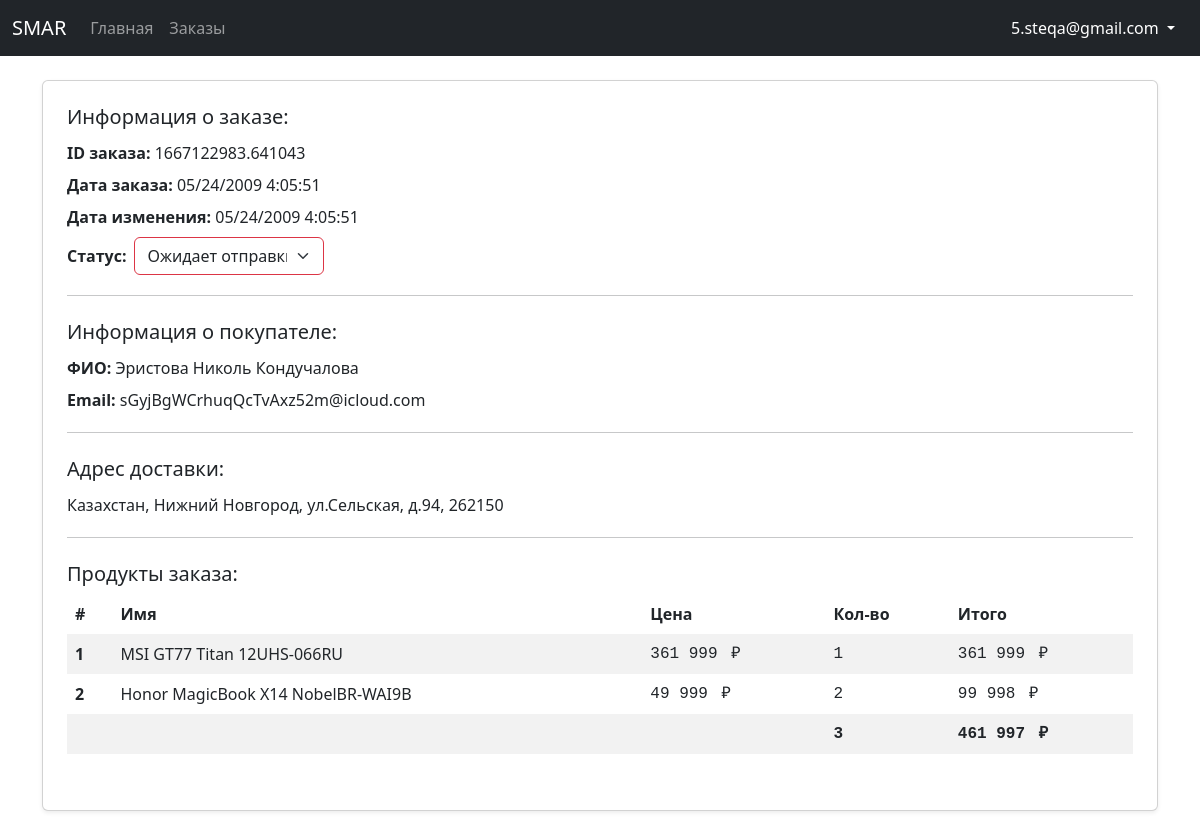
Page /dashboard/order/87/ (signed in) on the committed database.
### authentication/models.py (models this page shows)
class CustomUser(AbstractUser):
    email = models.EmailField(_('email address'), unique=True)
    fio = models.CharField(_('ФИО'), max_length=200)
    USERNAME_FIELD = 'email'
    REQUIRED_FIELDS = []

### store/models.py (models this page shows, shortened)
class Order(models.Model):
    ORDER_STATUSES = [
        (False, 'Не оформлен'),
        ('1', 'Ожидает отправки'),
        ('2', 'Отправлен'),
        ('3', 'Выполнен'),
    ]
    customer = models.ForeignKey(CustomUser, on_delete=models.SET_NULL, null=True)
    date_ordered = models.DateTimeField(auto_now_add=True)
    date_updated = models.DateTimeField(auto_now=True)
    status = models.CharField(max_length=16, choices=ORDER_STATUSES, default=False)
    transaction_id = models.CharField(max_length=200)
    @property
    def get_total_order_price(self):
        order_items = self.orderitem_set.all()
        total_price = sum(item.get_total_items_price for item in order_items)
        return total_price
    @property
    def get_total_order_quantity(self):
        order_items = self.orderitem_set.all()
        total_quantity = sum(item.quantity for item in order_items)
        return total_quantity

class ShippingAddress(models.Model):
    customer = models.ForeignKey(CustomUser, on_delete=models.SET_NULL, null=True)
    order = models.ForeignKey(Order, on_delete=models.SET_NULL, null=True)
    address = models.CharField(max_length=200)
    city = models.CharField(max_length=200)
    country = models.CharField(max_length=200)
    postcode = models.CharField(max_length=200)
    date_added = models.DateTimeField(auto_now_add=True)

class OrderItem(models.Model):
    product = models.ForeignKey(Product, on_delete=models.SET_NULL, null=True)
    order = models.ForeignKey(Order, on_delete=models.SET_NULL, null=True)
    quantity = models.SmallIntegerField(default=0)
    date_added = models.DateTimeField(auto_now_add=True)
    @property
    def get_total_items_price(self):
        total_price = self.product.price * self.quantity
        return total_price

class Product(models.Model):
    name = models.CharField(max_length=44)
    price = models.DecimalField(max_digits=9, decimal_places=2)
    image = models.ImageField()

### authentication/decorators.py (the view)
        def wrapper_func(request, *args, **kwargs):
            if request.user.groups.exists():
                for group in request.user.groups.all():
                    if group.name in allowed_roles:
                        return view_func(request, *args, **kwargs)
            return redirect('store')

### sales_dashboard/views.py (called while the page is built, shortened)
@allowed_users(allowed_roles=['seller'])
def order_detail(request, pk):
    order = Order.objects.get(pk=pk)
    order_items = order.orderitem_set.all()
    shipping_address = order.shippingaddress_set.get()
    context = {
        'order': order,
        'order_items': order_items,
        'shipping_address': shipping_address,
    }
    return render(request, 'sales_dashboard/order-detail.html', context)

### sales_dashboard/templates/sales_dashboard/order-detail.html (shortened to what this page needs)
{% extends 'sales_dashboard/base.html' %}
{% load static %}
{% block content %}
<div class="my-4">
    <div class="card shadow-sm mb-4 p-4">
        <h5>Информация о заказе:</h5>
        <p class="my-1">
            <span class="fw-semibold">ID заказа:</span>
            {{ order.transaction_id }}
        </p>
        <p class="my-1">
            <span class="fw-semibold">Дата заказа:</span>
            {{ order.date_ordered|date:"m/d/Y G:i:s" }}
        </p>
        <p class="my-1">
            <span class="fw-semibold">Дата изменения:</span>
            <span id="dateUpdated">{{ order.date_updated|date:"m/d/Y G:i:s" }}</span>
        </p>
        <p class="my-1 d-flex align-items-center">
            <span class="fw-semibold me-2">Статус:</span>
            <select class="form-control form-select" id="status" aria-label="Default select example"
                style="width: 190px;">
                <option value="1" {% if order.status == '1' %} selected {% endif %}>Ожидает отправки</option>
            </select>
        </p>
        <hr>
        <h5 class="my-2">Информация о покупателе:</h5>
        <p class="my-1">
            <span class="fw-semibold">ФИО:</span>
            {{ order.customer.fio }}
        </p>
        <p class="my-1">
            <span class="fw-semibold">Email:</span>
            {{ order.customer.email }}
        </p>
        <hr>
        <h5 class="my-2">Адрес доставки:</h5>
        <p class="my-1">
            {{ shipping_address.country }},
            {{ shipping_address.city }},
            {{ shipping_address.address }},
            {{ shipping_address.postcode }}
        </p>
        <hr>
        <h5 class="my-2">Продукты заказа:</h4>
            <table class="table table-striped table-borderless">
                <thead>
                    <tr>
                        <th scope="col">#</th>
                        <th scope="col">Имя</th>
                        <th scope="col">Цена</th>
                        <th scope="col">Кол-во</th>
                        <th scope="col">Итого</th>
                    </tr>
                </thead>
                <tbody id="orders">
                    {% for item in order_items %}
                    <tr>
                        <th scope="row">
                        </th>
                        <td>{{ item.product.name }}</td>
                        <td class="font-monospace">
                            {{ item.product.price|floatformat:"-2g"}}
                            <span class="ms-1 not-select">₽</span>
                        </td>
                        <td class="font-monospace">{{ item.quantity }}</td>
                        <td class="font-monospace">
                            {{item.get_total_items_price|floatformat:"-2g" }}
                            <span class="ms-1 not-select">₽</span>
                        </td>
                    </tr>
                    {% endfor %}
                    <tr>
                        <td colspan="3"></td>
                        <td class="fw-semibold font-monospace">{{order.get_total_order_quantity }}</td>
                        <td class="fw-semibold font-monospace">
                            {{ order.get_total_order_price|floatformat:"-2g" }}
                            <span class="ms-1 not-select">₽</span>
                        </td>
                    </tr>
                    {% include 'sales_dashboard/orders-list.html' %}
                </tbody>
            </table>
    </div>
</div>
{% endblock %}

### sales_dashboard/templates/sales_dashboard/base.html (shortened to what this page needs)
<!DOCTYPE html>
{% load static %}
<html lang="en">
<head>
    <link href="https://cdn.jsdelivr.net/npm/bootstrap@5.2.0-beta1/dist/css/bootstrap.min.css" rel="stylesheet"
>
    <link rel="stylesheet" href="https://cdn.jsdelivr.net/npm/bootstrap-icons@1.3.0/font/bootstrap-icons.css">
    <link rel="stylesheet" href="{% static 'css/styles.css' %}">
</head>
<body>
    <nav class="navbar navbar-expand-md navbar-dark bg-dark">
        <div class="container-fluid" bis_skin_checked="1">
            <a class="navbar-brand" href="{% url 'dashboard' %}">SMAR</a>
            <div class="collapse navbar-collapse" id="navbarCollapse" bis_skin_checked="1">
                <ul class="navbar-nav me-auto mb-2 mb-md-0">
                    <li class="nav-item">
                        <a class="nav-link {% block active-dashboard %}{% endblock %}" aria-current="page"
                            href="{% url 'dashboard' %}">Главная</a>
                    </li>
                    <li class="nav-item">
                        <a class="nav-link {% block active-orders %}{% endblock %}" aria-current="page"
                            href="{% url 'orders' %}">Заказы</a>
                    </li>
                </ul>
                <div class="d-flex align-items-center">
                    <div class="btn-group">
                        <button type="button" class="btn btn-link dropdown-toggle rounded-4 text-white text-decoration-none" data-bs-toggle="dropdown" aria-expanded="false">
                            {{ request.user }}
                        </button>
                    </div>
                </div>
            </div>
        </div>
    </nav>
    <div class="container">
        {% block content %}
        {% endblock %}
    </div>
</body>
</html>

### static/css/styles.css (style rules this page uses)
.not-select { -webkit-touch-callout: none; -webkit-user-select: none; -khtml-user-select: none; -moz-user-select: none; -ms-user-select: none; user-select: none; }
.danger-input { border: 1px solid rgb(220, 53, 69); }

### rows in the picture
CustomUser: user "5.steqa@gmail.com"
Order: transaction_id "1667122983.641043", date_ordered "05/24/2009 4:05:51", date_updated "05/24/2009 4:05:51", status "Ожидает отправки", customer.fio "Эристова Николь Кондучалова", customer.email "sGyjBgWCrhuqQcTvAxz52m@icloud.com", get_total_order_quantity "3", get_total_order_price "461 997"
ShippingAddress: country "Казахстан", city "Нижний Новгород", address "ул.Сельская, д.94", postcode "262150"
OrderItem: product.name "MSI GT77 Titan 12UHS-066RU", product.price "361 999", quantity "1", get_total_items_price "361 999"
OrderItem: product.name "Honor MagicBook X14 NobelBR-WAI9B", product.price "49 999", quantity "2", get_total_items_price "99 998"
